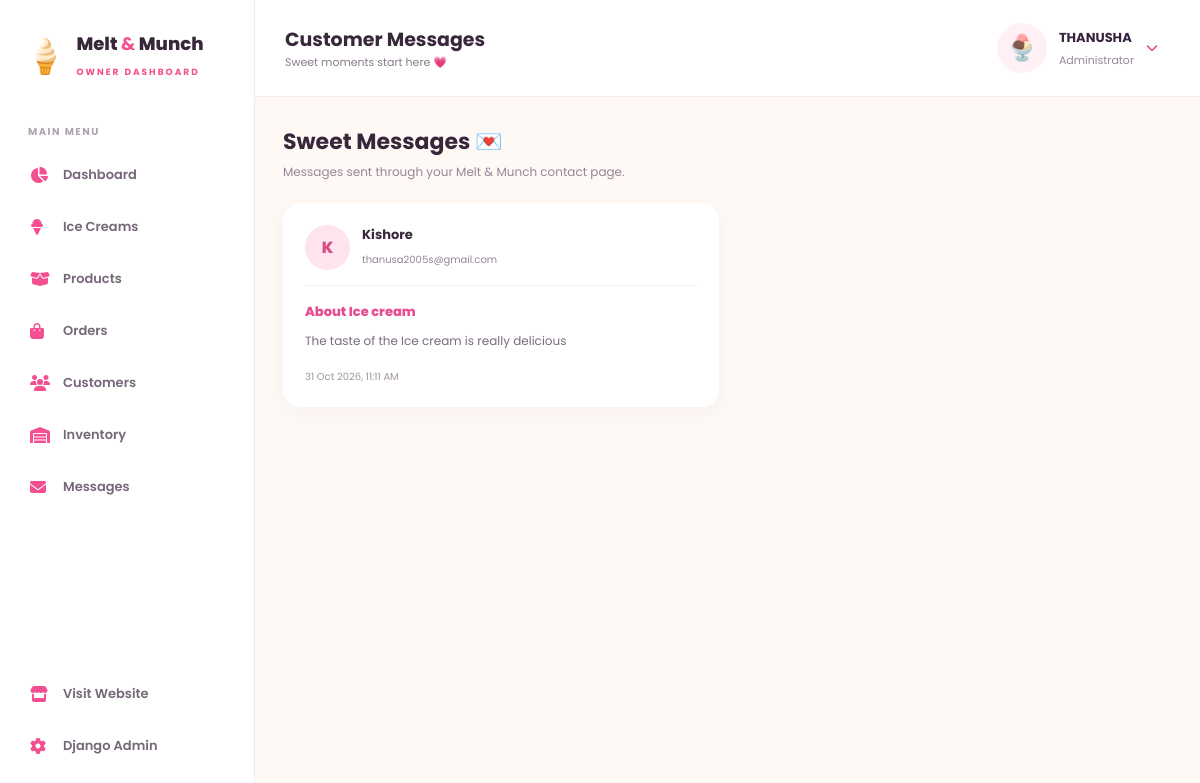
The page /dashboard/messages/ (signed in) on the database its author committed.
### melt_app/models.py (models this page shows, shortened)
class ContactMessage(models.Model):
    name = models.CharField(max_length=120)
    email = models.EmailField()
    subject = models.CharField(max_length=160)
    message = models.TextField()
    created_at = models.DateTimeField(auto_now_add=True)

### melt_app/views.py (the view)
# urls.py: path("dashboard/messages/",dashboard_messages, name="dashboard_messages" ),
@staff_member_required(login_url="admin_login")
def dashboard_messages(request):
    contact_messages = ContactMessage.objects.all().order_by(
        "-created_at"
    )
    return render(request, "dashboard/messages.html", {
        "contact_messages": contact_messages,
    })

### melt_app/context_processors.py (called while the page is built)
def cart_count(request):
    if request.user.is_authenticated:
        count = CartLine.objects.filter(
            cart__user=request.user
        ).aggregate(total=Sum("quantity"))["total"] or 0
    else:
        cart = request.session.get("cart", {})
        count = sum(int(quantity) for quantity in cart.values())
    return {
        "nav_cart_count": count
    }

### melt_app/templates/dashboard/messages.html (shortened to what this page needs)
{% extends 'dashboard/base.html' %}
{% load static %}
{% block page_heading %}Customer Messages{% endblock %}
{% block page_css %}
<link rel="stylesheet" href="{% static 'dashboard/css/messages.css' %}">
{% endblock %}
{% block content %}
<div class="message-heading">
    <h2>Sweet Messages 💌</h2>
    <p>Messages sent through your Melt & Munch contact page.</p>
</div>
<div class="message-grid">
    {% for item in contact_messages %}
    <article class="message-card">
        <div class="message-top">
            <div class="message-avatar">
                {{ item.name|first|upper }}
            </div>
            <div>
                <h3>{{ item.name }}</h3>
                <small>{{ item.email }}</small>
            </div>
        </div>
        <div class="message-subject">
            {{ item.subject }}
        </div>
        <p class="message-content">
            {{ item.message|linebreaksbr }}
        </p>
        <div class="message-date">
            {{ item.created_at|date:"d M Y, h:i A" }}
        </div>
    </article>
    {% empty %}
    <div class="message-empty">
        <span>💌</span>
        <h3>No messages yet!</h3>
        <p>Customer messages will appear here.</p>
    </div>
    {% endfor %}
</div>
{% endblock %}

### melt_app/templates/dashboard/base.html (shortened to what this page needs)
{% load static %}
<!DOCTYPE html>
<html lang="en">
<head>
    <link rel="stylesheet"
          href="https://cdnjs.cloudflare.com/ajax/libs/font-awesome/6.5.0/css/all.min.css">
          <link rel="stylesheet" href="{% static 'dashboard/css/base.css' %}">
    {% block page_css %}{% endblock %}
</head>
<body>
<div class="dashboard-layout">
    <aside class="sidebar" id="sidebar">
        <div class="brand">
            <span>🍦</span>
            <div>
                <h2>Melt <b>&</b> Munch</h2>
                <small>OWNER DASHBOARD</small>
            </div>
        </div>
        <div class="sidebar-heading">MAIN MENU</div>
        <a href="{% url 'admin_dashboard' %}" class="side-link">
            <i class="fa-solid fa-chart-pie"></i>
            Dashboard
        </a>
        <a href="{% url 'dashboard_icecreams' %}" class="side-link">
            <i class="fa-solid fa-ice-cream"></i>
            Ice Creams
        </a>
        <a href="{% url 'dashboard_products' %}" class="side-link">
            <i class="fa-solid fa-box-open"></i>
            Products
        </a>
        <a href="{% url 'dashboard_orders' %}" class="side-link">
            <i class="fa-solid fa-bag-shopping"></i>
            Orders
        </a>
        <a href="{% url 'dashboard_customers' %}" class="side-link">
            <i class="fa-solid fa-users"></i>
            Customers
        </a>
        <a href="{% url 'dashboard_inventory' %}" class="side-link">
            <i class="fa-solid fa-warehouse"></i>
            Inventory
        </a>
        <a href="{% url 'dashboard_messages' %}" class="side-link">
            <i class="fa-solid fa-envelope"></i>
            Messages
        </a>
        <div class="sidebar-bottom">
            <a href="{% url 'home' %}" class="side-link">
                <i class="fa-solid fa-store"></i>
                Visit Website
            </a>
            <a href="{% url 'admin:index' %}" class="side-link">
                <i class="fa-solid fa-gear"></i>
                Django Admin
            </a>
        </div>
    </aside>
    <main class="main-content">
        <header class="topbar">
            <div class="topbar-heading">
                <h3>{% block page_heading %}Dashboard{% endblock %}</h3>
                <p>Sweet moments start here 💗</p>
            </div>
            <div class="admin-profile-dropdown" id="adminProfile">
                <button type="button"
                        class="admin-profile"
                        id="profileToggle"
                        aria-expanded="false"
                        aria-controls="profileMenu">
                    <div class="admin-avatar">🍨</div>
                    <div class="admin-profile-info">
                        <strong>{{ request.user.username|upper }}</strong>
                        <small>Administrator</small>
                    </div>
                    <i class="fa-solid fa-chevron-down profile-arrow"></i>
                </button>
            </div>
        </header>
        <section class="page-content">
            {% block content %}{% endblock %}
        </section>
    </main>
</div>
</body>
</html>

### melt_app/static/dashboard/css/base.css (style rules this page uses)
:root { --pink: #f34f91; --dark: #38263b; --muted: #897b8b; --background: #fff9f5; --white: #ffffff; }
* { margin: 0; padding: 0; box-sizing: border-box; }
body { font-family: 'Poppins', sans-serif; background: var(--background); color: var(--dark); }
a { text-decoration: none; color: inherit; }
.dashboard-layout { display: flex; min-height: 100vh; }
.sidebar { width: 255px; min-width: 255px; background: #fff; border-right: 1px solid #f4e9ef; padding: 25px 16px; display: flex; flex-direction: column; transition: transform .3s ease; }
.brand { display: flex; align-items: center; gap: 10px; padding: 5px 8px 30px; }
.brand > span { font-size: 34px; }
.brand h2 { font-size: 18px; font-weight: 800; }
.brand h2 b { color: var(--pink); }
.brand small { font-size: 9px; letter-spacing: 2px; color: var(--pink); font-weight: 700; }
.sidebar-heading { color: #b0a2ae; font-size: 10px; font-weight: 700; letter-spacing: 1.5px; padding: 12px; }
.side-link { display: flex; align-items: center; gap: 13px; padding: 13px 14px; border-radius: 12px; margin-bottom: 6px; font-size: 13px; font-weight: 600; color: #766879; transition: .25s; }
.side-link i { width: 20px; color: var(--pink); font-size: 16px; }
.sidebar-bottom { margin-top: auto; padding-top: 20px; }
.main-content { flex: 1; min-width: 0; }
.topbar { min-height: 85px; padding: 15px 30px; background: white; border-bottom: 1px solid #f5eaf0; display: flex; align-items: center; gap: 18px; }
.topbar h3 { font-size: 19px; }
.topbar p { font-size: 11px; color: var(--muted); }
.admin-avatar { width: 43px; height: 43px; display: grid; place-items: center; border-radius: 50%; background: #fff0f5; font-size: 23px; }
.admin-profile strong, .admin-profile small { display: block; }
.admin-profile strong { font-size: 12px; }
.admin-profile small { font-size: 10px; color: var(--muted); }
.page-content { padding: 28px; }
.admin-profile-dropdown { position: relative; margin-left: auto; z-index: 1000; }
.admin-profile { display: flex; align-items: center; gap: 12px; padding: 8px 12px; border: none; background: transparent; border-radius: 15px; cursor: pointer; transition: 0.3s; font-family: inherit; }
.admin-avatar { width: 50px; height: 50px; display: grid; place-items: center; border-radius: 50%; background: #fff0f6; font-size: 25px; }
.admin-profile-info { display: flex; flex-direction: column; align-items: flex-start; gap: 4px; }
.admin-profile-info strong { color: #38233f; font-size: 13px; }
.admin-profile-info small { color: #9b879c; font-size: 11px; }
.profile-arrow { color: #e84393; font-size: 12px; transition: transform 0.3s; }

### melt_app/static/dashboard/css/messages.css (style rules this page uses)
.message-heading { margin-bottom: 22px; }
.message-heading h2 { font-size: 22px; }
.message-heading p { font-size: 12px; color: #958596; margin-top: 5px; }
.message-grid { display: grid; grid-template-columns: repeat(2, 1fr); gap: 18px; }
.message-card { background: white; border-radius: 17px; padding: 22px; box-shadow: 0 5px 20px rgba(60,30,50,.04); }
.message-top { display: flex; align-items: center; gap: 12px; padding-bottom: 15px; border-bottom: 1px solid #f5edf1; }
.message-avatar { width: 45px; height: 45px; border-radius: 50%; background: #ffe3ed; display: grid; place-items: center; color: #d94b87; font-weight: 800; }
.message-top h3 { font-size: 13px; }
.message-top small { color: #938493; font-size: 10px; }
.message-subject { font-size: 13px; font-weight: 800; margin: 16px 0 8px; color: #e84c91; }
.message-content { color: #786b7b; font-size: 12px; line-height: 1.8; overflow-wrap: anywhere; }
.message-date { color: #a394a3; font-size: 10px; margin-top: 17px; }

### rows shown on the page
ContactMessage: name|first "K", name "Kishore", email "thanusa2005s@gmail.com", subject "About Ice cream", message "The taste of the Ice cream is really delicious", created_at "31 Oct 2026, 11:11 AM"

### other values the page prints
{{ request.user.username|upper }} "THANUSHA"
